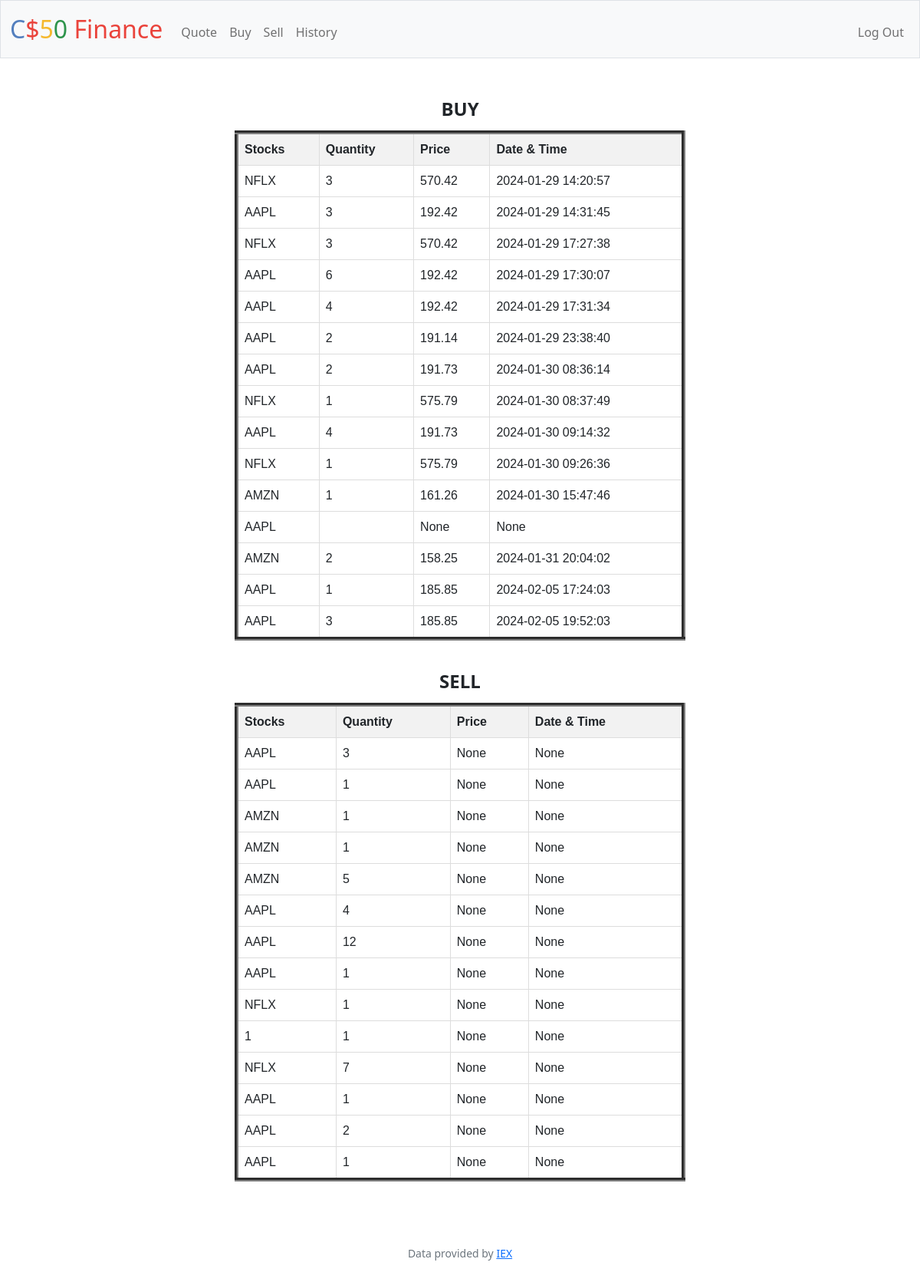
The app's page /history (signed in) with its own data.
### tables this page shows
CREATE TABLE 'Data' ('username' TEXT DEFAULT NULL, 'symbol' TEXT DEFAULT NULL, 'quantity' INTEGER DEFAULT 0 ,'time' TEXT, 'price' INTEGER, 'id' INTEGER, 't'  DATETIME DEFAULT CURRENT_TIME  , 'i'  INTEGER PRIMARY KEY  );

### app.py (the view)
@app.route("/history")
@login_required
def history():
    dta = db.execute("SELECT * FROM Data WHERE id = ? AND quantity > 0 " , session.get('user_id'))
    dtaa = db.execute("SELECT * FROM Data WHERE id = ? AND quantity < 0 " , session.get('user_id'))
    return render_template("history.html" , q = dta , r = dtaa)
    """Show history of transactions"""

### app.py (called while the page is built)
@app.after_request
def after_request(response):
    response.headers["Cache-Control"] = "no-cache, no-store, must-revalidate"
    response.headers["Expires"] = 0
    response.headers["Pragma"] = "no-cache"
    return response

### helpers.py (called while the page is built)
def login_required(f):
    @wraps(f)
    def decorated_function(*args, **kwargs):
        if session.get("user_id") is None:
            return redirect("/login")
        return f(*args, **kwargs)
    return decorated_function

### templates/history.html (shortened to what this page needs)
{% extends "layout.html" %}
{% block main %}
<p class = "table-title" >BUY</p>
   <table border="5" class="centered-table" >
    <tr>
        <th>Stocks</th>
        <th>Quantity</th>
        <th>Price</th>
        <th>Date & Time</th>
    </tr>
    {% for item in q %}
    <tr>
        <td>
            {{item['symbol']}}
        </td>
        <td>
            {{item['quantity']}}
        </td>
        <td>
            {{item['price']}}
        </td>
        <td>
            {{item['time']}}
        </td>
    </tr>
    {% endfor %}
</table>
<p class = "table-title">SELL</p>
<table border="5" class="centered-table" >
    <tr>
        <th>Stocks</th>
        <th>Quantity</th>
        <th>Price</th>
        <th>Date & Time</th>
    </tr>
    {% for item in r %}
    <tr>
        <td>
            {{item['symbol']}}
        </td>
        <td>
            {{item['quantity']*-1}}
        </td>
        <td>
            {{item['price']}}
        </td>
        <td>
            {{item['time']}}
        </td>
    </tr>
    {% endfor %}
</table>
{% endblock %}

### templates/layout.html (shortened to what this page needs)
<!DOCTYPE html>
<html lang="en">
    <head>
        <link href="https://cdn.jsdelivr.net/npm/bootstrap@5.1.3/dist/css/bootstrap.min.css" rel="stylesheet">
        <link href="/static/styles.css" rel="stylesheet">
    </head>
    <body>
        <nav class="bg-light border navbar navbar-expand-md navbar-light">
            <div class="container-fluid">
                <a class="navbar-brand" href="/"><span class="blue">C</span><span class="red">$</span><span class="yellow">5</span><span class="green">0</span> <span class="red">Finance</span></a>
                <div class="collapse navbar-collapse" id="navbar">
                    {% if session["user_id"] %}
                        <ul class="navbar-nav me-auto mt-2">
                            <li class="nav-item"><a class="nav-link" href="/quote">Quote</a></li>
                            <li class="nav-item"><a class="nav-link" href="/buy">Buy</a></li>
                            <li class="nav-item"><a class="nav-link" href="/sell">Sell</a></li>
                            <li class="nav-item"><a class="nav-link" href="/history">History</a></li>
                        </ul>
                        <ul class="navbar-nav ms-auto mt-2">
                            <li class="nav-item"><a class="nav-link" href="/logout">Log Out</a></li>
                        </ul>
                    {% else %}
                        <ul class="navbar-nav ms-auto mt-2">
                            <li class="nav-item"><a class="nav-link" href="/register">Register</a></li>
                            <li class="nav-item"><a class="nav-link" href="/login">Log In</a></li>
                        </ul>
                    {% endif %}
                </div>
            </div>
        </nav>
        <main class="container-fluid py-5 text-center">
            {% block main %}{% endblock %}
        </main>
        <footer class="mb-5 small text-center text-muted">
            Data provided by <a href="https://iexcloud.io/">IEX</a>
        </footer>
    </body>
</html>

### static/styles.css (style rules this page uses)
nav .navbar-brand { font-size: xx-large; }
nav .navbar-brand .blue { color: #537fbe; }
nav .navbar-brand .red { color: #ea433b; }
nav .navbar-brand .yellow { color: #f5b82e; }
nav .navbar-brand .green { color: #2e944b; }
.centered-table { margin: auto; width: 50%; border-collapse: collapse; font-family: Arial, sans-serif; margin-bottom: 35px; }
.centered-table th, .centered-table td { border: 1px solid #dddddd; padding: 8px; text-align: left; }
.centered-table th { background-color: #f2f2f2; }
.table-title { font-size: 1.5em; font-weight: bold; text-align: center; margin-bottom: 10px; }

### records on screen
Data: symbol "NFLX", quantity "3", price "570.42", time "2024-01-29 14:20:57"
Data: symbol "AAPL", quantity "3", price "192.42", time "2024-01-29 14:31:45"
Data: symbol "NFLX", quantity "3", price "570.42", time "2024-01-29 17:27:38"
Data: symbol "AAPL", quantity "6", price "192.42", time "2024-01-29 17:30:07"
Data: symbol "AAPL", quantity "4", price "192.42", time "2024-01-29 17:31:34"
Data: symbol "AAPL", quantity "2", price "191.14", time "2024-01-29 23:38:40"
Data: symbol "AAPL", quantity "2", price "191.73", time "2024-01-30 08:36:14"
Data: symbol "NFLX", quantity "1", price "575.79", time "2024-01-30 08:37:49"
Data: symbol "AAPL", quantity "4", price "191.73", time "2024-01-30 09:14:32"
Data: symbol "NFLX", quantity "1", price "575.79", time "2024-01-30 09:26:36"
Data: symbol "AMZN", quantity "1", price "161.26", time "2024-01-30 15:47:46"
Data: symbol "AAPL", price "None", time "None"
Data: symbol "AMZN", quantity "2", price "158.25", time "2024-01-31 20:04:02"
Data: symbol "AAPL", quantity "1", price "185.85", time "2024-02-05 17:24:03"
Data: symbol "AAPL", quantity "3", price "185.85", time "2024-02-05 19:52:03"
Data: symbol "AAPL", quantity "3", price "None", time "None"
Data: symbol "AAPL", quantity "1", price "None", time "None"
Data: symbol "AMZN", quantity "1", price "None", time "None"
Data: symbol "AMZN", quantity "1", price "None", time "None"
Data: symbol "AMZN", quantity "5", price "None", time "None"
Data: symbol "AAPL", quantity "4", price "None", time "None"
Data: symbol "AAPL", quantity "12", price "None", time "None"
Data: symbol "AAPL", quantity "1", price "None", time "None"
Data: symbol "NFLX", quantity "1", price "None", time "None"
Data: symbol "1", quantity "1", price "None", time "None"
Data: symbol "NFLX", quantity "7", price "None", time "None"
Data: symbol "AAPL", quantity "1", price "None", time "None"
Data: symbol "AAPL", quantity "2", price "None", time "None"
Data: symbol "AAPL", quantity "1", price "None", time "None"
